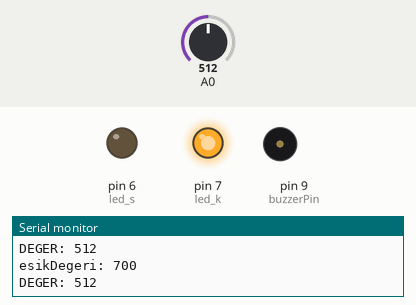
Recording of a sketch running on a simulated Arduino Uno, built with avr-gcc and run on an emulated ATmega328P. On the bench: output pins drawn as LEDs (lit = HIGH), buzzer (waves = sounding, pin HIGH), the last lines printed to the serial monitor. The test bench sets the inputs (shaded band); at power-on: A0 = 512.

Above: at 1.2 s.
1.3 s: A0 set to 694
2.8 s: A0 set to 712
At 5.7 s:
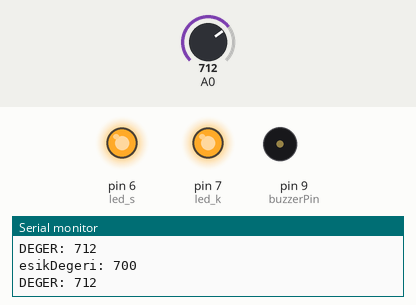
5.8 s: A0 set to 690
At 6.8 s:
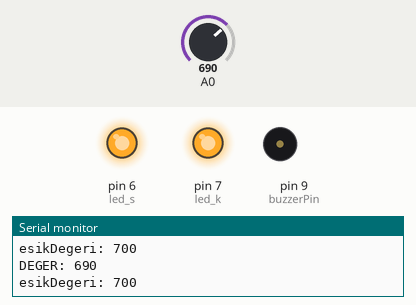
7.3 s: A0 set to 710
At 7.7 s:
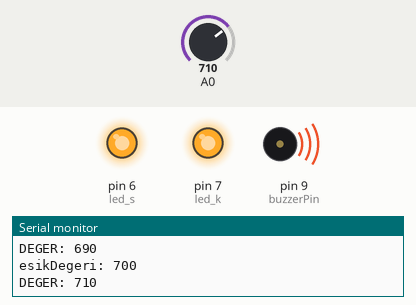
Timing chart, 0 to 11.3 s (numbered marks = the images above; inputs shaded):
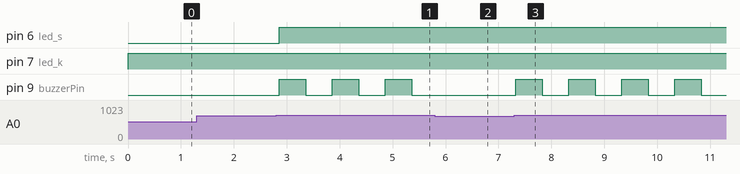

Measured:
- the behaviour switches between 700 and 701 on A0 (found by bisection; images 0 and 1)
- after the input at 2.8 s, pin 6 (led_s): LOW → HIGH after 0.06 s; pin 9 (buzzerPin): alternates HIGH for 0.50 s and LOW for 0.50 s, starting after 0.06 s
- after the input at 5.8 s, pin 9 (buzzerPin): stays LOW (without the input it goes to HIGH after 0.06 s)
- after the input at 7.3 s, pin 9 (buzzerPin): alternates HIGH for 0.50 s and LOW for 0.50 s, starting at once

The sketch:

sketch_nov28a.ino
```cpp
int esikDegeri = 700;
int buzzerPin = 9;
int deger;
int led_k=7;
int led_s=6;
void setup() {
 Serial.begin(9600);
 pinMode(buzzerPin, OUTPUT);
 pinMode(led_k,OUTPUT);
 pinMode(led_s,OUTPUT);
}

void loop() {

  digitalWrite(led_k,HIGH);

  deger = analogRead(A0); //Sensörden analog değer okuyoruz.
  Serial.print("esikDegeri: ");
  Serial.println(esikDegeri);
  Serial.print("DEGER: ");
  Serial.println(deger);
  if (deger > esikDegeri) { //Sensörden okunan değer eşik değerinden büyükse çalışır.
    digitalWrite(led_s,HIGH);
    digitalWrite(buzzerPin, HIGH);
    delay(500);
    digitalWrite(buzzerPin, LOW);
    delay(500);
  } else { //Sensörden okunan değer eşik değerinin altındaysa çalışır.
    digitalWrite(buzzerPin, LOW);
  }

}
```
